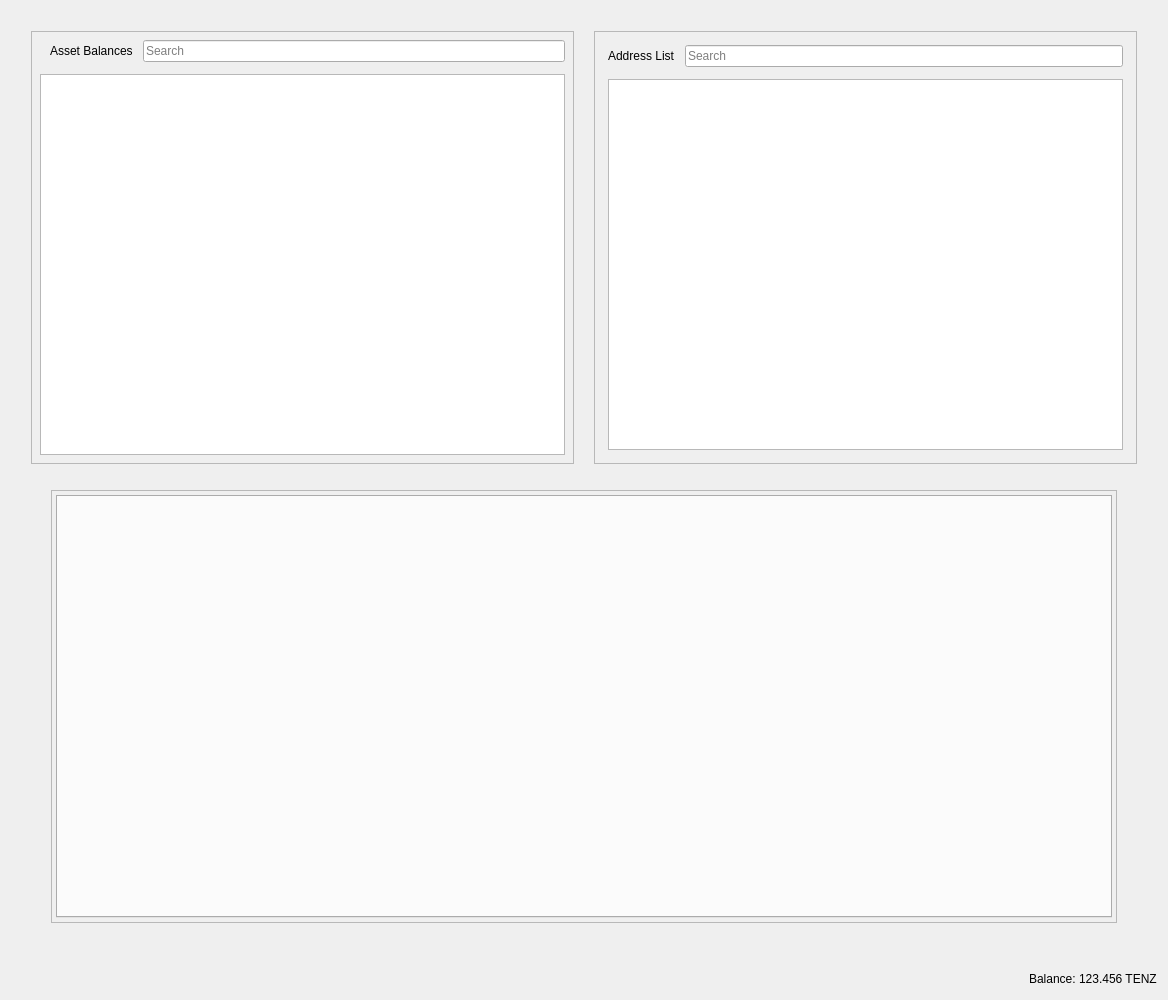
<?xml version="1.0" encoding="UTF-8"?>
<ui version="4.0">
 <class>RestrictedAssetsDialog</class>
 <widget class="QDialog" name="RestrictedAssetsDialog">
  <property name="geometry">
   <rect>
    <x>0</x>
    <y>0</y>
    <width>1168</width>
    <height>1000</height>
   </rect>
  </property>
  <property name="windowTitle">
   <string>Send Coins</string>
  </property>
  <layout class="QVBoxLayout" name="verticalLayout">
   <item>
    <layout class="QHBoxLayout" name="horizontalLayout">
     <property name="spacing">
      <number>20</number>
     </property>
     <property name="leftMargin">
      <number>20</number>
     </property>
     <property name="topMargin">
      <number>20</number>
     </property>
     <property name="rightMargin">
      <number>20</number>
     </property>
     <property name="bottomMargin">
      <number>20</number>
     </property>
     <item>
      <widget class="QFrame" name="frameAssetBalance">
       <property name="frameShape">
        <enum>QFrame::StyledPanel</enum>
       </property>
       <property name="frameShadow">
        <enum>QFrame::Raised</enum>
       </property>
       <layout class="QVBoxLayout" name="verticalLayout_7">
        <property name="spacing">
         <number>12</number>
        </property>
        <property name="leftMargin">
         <number>4</number>
        </property>
        <property name="topMargin">
         <number>4</number>
        </property>
        <property name="rightMargin">
         <number>4</number>
        </property>
        <property name="bottomMargin">
         <number>4</number>
        </property>
        <item>
         <layout class="QVBoxLayout" name="verticalLayout_4">
          <property name="spacing">
           <number>12</number>
          </property>
          <property name="leftMargin">
           <number>4</number>
          </property>
          <property name="topMargin">
           <number>4</number>
          </property>
          <property name="rightMargin">
           <number>4</number>
          </property>
          <property name="bottomMargin">
           <number>4</number>
          </property>
          <item>
           <layout class="QHBoxLayout" name="horizontalLayout_8">
            <property name="spacing">
             <number>10</number>
            </property>
            <property name="leftMargin">
             <number>10</number>
            </property>
            <item>
             <widget class="QLabel" name="labelAssetBalance">
              <property name="text">
               <string>Asset Balances</string>
              </property>
             </widget>
            </item>
            <item>
             <widget class="QLineEdit" name="lineEditAssetSearch">
              <property name="placeholderText">
               <string>Search</string>
              </property>
             </widget>
            </item>
           </layout>
          </item>
          <item>
           <widget class="QTableView" name="listAssets"/>
          </item>
         </layout>
        </item>
       </layout>
      </widget>
     </item>
     <item>
      <widget class="QFrame" name="frameAddressList">
       <property name="frameShape">
        <enum>QFrame::StyledPanel</enum>
       </property>
       <property name="frameShadow">
        <enum>QFrame::Raised</enum>
       </property>
       <layout class="QVBoxLayout" name="verticalLayout_10">
        <property name="spacing">
         <number>12</number>
        </property>
        <item>
         <layout class="QVBoxLayout" name="verticalLayout_9">
          <property name="spacing">
           <number>12</number>
          </property>
          <property name="leftMargin">
           <number>4</number>
          </property>
          <property name="topMargin">
           <number>4</number>
          </property>
          <property name="rightMargin">
           <number>4</number>
          </property>
          <property name="bottomMargin">
           <number>4</number>
          </property>
          <item>
           <layout class="QHBoxLayout" name="horizontalLayout_9">
            <property name="spacing">
             <number>10</number>
            </property>
            <property name="leftMargin">
             <number>0</number>
            </property>
            <property name="topMargin">
             <number>0</number>
            </property>
            <property name="rightMargin">
             <number>0</number>
            </property>
            <property name="bottomMargin">
             <number>0</number>
            </property>
            <item>
             <widget class="QLabel" name="labelAddressList">
              <property name="text">
               <string>Address List</string>
              </property>
             </widget>
            </item>
            <item>
             <widget class="QLineEdit" name="lineEditAddressSearch">
              <property name="placeholderText">
               <string>Search</string>
              </property>
             </widget>
            </item>
           </layout>
          </item>
          <item>
           <widget class="QTableView" name="myAddressList"/>
          </item>
         </layout>
        </item>
       </layout>
      </widget>
     </item>
    </layout>
   </item>
   <item>
    <layout class="QHBoxLayout" name="horizontalLayout_4">
     <property name="spacing">
      <number>34</number>
     </property>
     <property name="leftMargin">
      <number>40</number>
     </property>
     <property name="topMargin">
      <number>0</number>
     </property>
     <property name="rightMargin">
      <number>40</number>
     </property>
     <property name="bottomMargin">
      <number>40</number>
     </property>
     <item>
      <widget class="QFrame" name="tabFrame">
       <property name="frameShape">
        <enum>QFrame::StyledPanel</enum>
       </property>
       <property name="frameShadow">
        <enum>QFrame::Raised</enum>
       </property>
       <layout class="QVBoxLayout" name="verticalLayout_8">
        <property name="spacing">
         <number>12</number>
        </property>
        <property name="leftMargin">
         <number>4</number>
        </property>
        <property name="topMargin">
         <number>4</number>
        </property>
        <property name="rightMargin">
         <number>4</number>
        </property>
        <property name="bottomMargin">
         <number>4</number>
        </property>
        <item>
         <widget class="QTabWidget" name="tabWidget">
          <property name="tabPosition">
           <enum>QTabWidget::North</enum>
          </property>
          <property name="tabShape">
           <enum>QTabWidget::Rounded</enum>
          </property>
          <property name="currentIndex">
           <number>-1</number>
          </property>
          <property name="elideMode">
           <enum>Qt::ElideNone</enum>
          </property>
         </widget>
        </item>
       </layout>
      </widget>
     </item>
    </layout>
   </item>
   <item>
    <layout class="QHBoxLayout" name="horizontalLayout_2">
     <property name="spacing">
      <number>3</number>
     </property>
     <item>
      <spacer name="horizontalSpacer">
       <property name="orientation">
        <enum>Qt::Horizontal</enum>
       </property>
       <property name="sizeHint" stdset="0">
        <size>
         <width>40</width>
         <height>20</height>
        </size>
       </property>
      </spacer>
     </item>
     <item alignment="Qt::AlignRight">
      <widget class="QLabel" name="label">
       <property name="sizePolicy">
        <sizepolicy hsizetype="Preferred" vsizetype="Fixed">
         <horstretch>0</horstretch>
         <verstretch>0</verstretch>
        </sizepolicy>
       </property>
       <property name="text">
        <string>Balance:</string>
       </property>
      </widget>
     </item>
     <item alignment="Qt::AlignRight">
      <widget class="QLabel" name="labelBalance">
       <property name="sizePolicy">
        <sizepolicy hsizetype="Preferred" vsizetype="Fixed">
         <horstretch>0</horstretch>
         <verstretch>0</verstretch>
        </sizepolicy>
       </property>
       <property name="cursor">
        <cursorShape>IBeamCursor</cursorShape>
       </property>
       <property name="text">
        <string notr="true">123.456 TENZ</string>
       </property>
       <property name="textInteractionFlags">
        <set>Qt::LinksAccessibleByMouse|Qt::TextSelectableByKeyboard|Qt::TextSelectableByMouse</set>
       </property>
      </widget>
     </item>
    </layout>
   </item>
  </layout>
 </widget>
 <resources>
  <include location="../tenzura.qrc"/>
 </resources>
 <connections/>
</ui>
